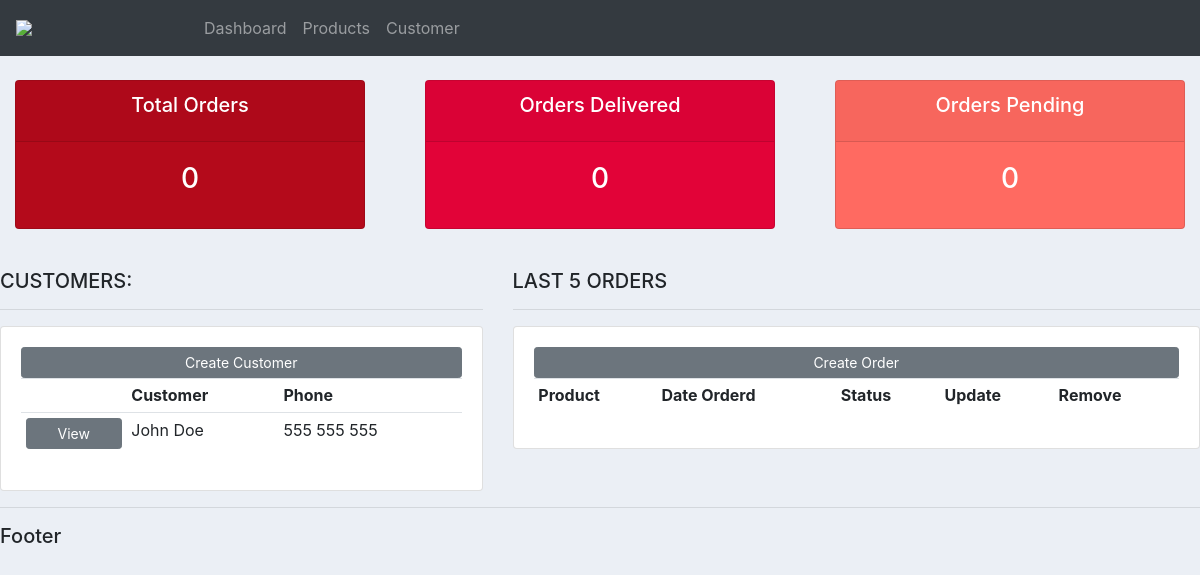
/, run on an earlier commit of the app's database.
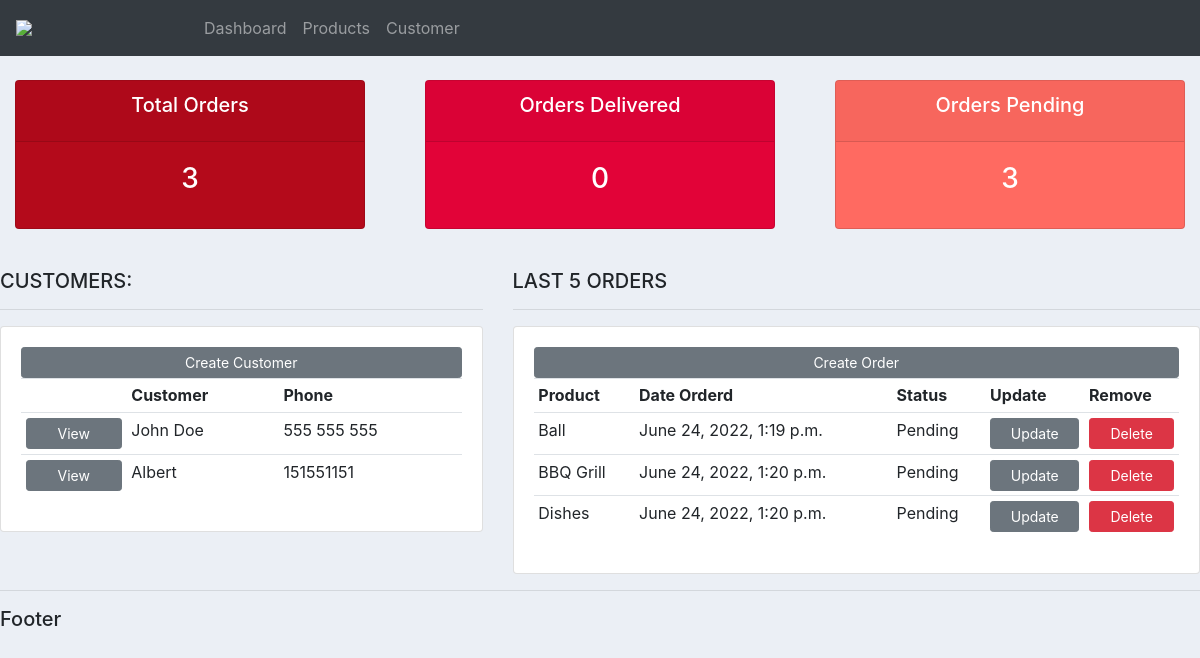
And on a later commit of the database.
### accounts/models.py (models this page shows, shortened)
class Customer(models.Model):
    name = models.CharField(max_length=200, null=True)
    phone = models.CharField(max_length=200, null=True)
    email = models.CharField(max_length=200, null=True)
    date_created = models.DateTimeField(auto_now_add=True, null=True)

class Order(models.Model):
    STATUS = (
        ('Pending', 'Pending'),
        ('Out for delivery', 'Out for delivery'),
        ('Delivered', 'Delivered'),
    )
    customer = models.ForeignKey(Customer, null=True, on_delete=models.SET_NULL)
    product = models.ForeignKey(Product, null=True, on_delete=models.SET_NULL)
    date_created = models.DateTimeField(auto_now_add=True, null=True)
    status = models.CharField(max_length=200, null=True, choices=STATUS)

class Product(models.Model):
    CATEGORY = (
        ('Indoor', 'Indoor'),
        ('Outdoor', 'Outdoor'),
        )
    name = models.CharField(max_length=200, null=True)
    price = models.FloatField(null=True)
    category = models.CharField(max_length=200, null=True, choices=CATEGORY)
    description = models.CharField(max_length=200, null=True, blank=True)
    date_created = models.DateTimeField(auto_now_add=True, null=True)
    tags = models.ManyToManyField(Tag)
    def __str__(self):
        return self.name

### accounts/views.py (the view)
# urls.py: path('', views.home, name="home"),
def home(request):
    orders = Order.objects.all()
    customers = Customer.objects.all()
    total_customers = customers.count()
    total_orders = orders.count()
    delivered = orders.filter(status='Delivered').count()
    pending = orders.filter(status='Pending').count()
    context = {
        'orders': orders,
        'customers': customers,
        'total_customers': total_customers,
        'total_orders': total_orders,
        'delivered': delivered,
        'pending': pending,
    }
    return render(request, 'accounts/dashboard.html', context)

### accounts/templates/accounts/dashboard.html
{% extends 'accounts/main.html' %}
{% block content %}
{% include 'accounts/status.html' %}
<br>
<div class="row">
	<div class="col-md-5">
		<h5>CUSTOMERS:</h5>
		<hr>
		<div class="card card-body">
			<a class="btn btn-secondary  btn-sm btn-block" href="">Create Customer</a>
			<table class="table table-sm">
				<tr>
					<th></th>
					<th>Customer</th>
					<th>Phone</th>
				</tr>
				{% for customer in customers %}
				<tr>
					<td><a class="btn btn-secondary  btn-sm btn-block" href="{% url 'customer' customer.id %}">View</a></td>
					<td>{{customer.name}}</td>
					<td>{{customer.phone}}</td>
				</tr>
				{% endfor %}
			</table>
		</div>
	</div>
	<div class="col-md-7">
		<h5>LAST 5 ORDERS</h5>
		<hr>
		<div class="card card-body">
			<a class="btn btn-secondary  btn-sm btn-block" href="">Create Order</a>
			<table class="table table-sm">
				<tr>
					<th>Product</th>
					<th>Date Orderd</th>
					<th>Status</th>
					<th>Update</th>
					<th>Remove</th>
				</tr>
				{% for order in orders %}
				<tr>
					<td>{{order.product}}</td>
					<td>{{order.date_created}}</td>
					<td>{{order.status}}</td>
					<td><a class="btn btn-secondary btn-sm btn-block" href="">Update</td>
					<td><a class="btn btn-sm btn-danger btn-sm btn-block" href="">Delete</td>
				</tr>
				{% endfor %}
			</table>
		</div>
	</div>
</div>
{% endblock %}

What changed in the data, as far as the page shows it:
added Customer: name "Albert", phone "151551151"
added Order: product "Ball", date_created "June 24, 2022, 1:19 p.m.", status "Pending"
added Order: product "BBQ Grill", date_created "June 24, 2022, 1:20 p.m.", status "Pending"
added Order: product "Dishes", date_created "June 24, 2022, 1:20 p.m.", status "Pending"
Also different on the page:
{{ total_orders }}: "0" → "3"
{{ pending }}: "0" → "3"
